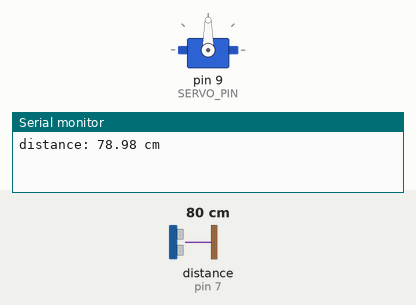
Recording of a sketch running on a simulated Arduino Uno, built with avr-gcc and run on an emulated ATmega328P. On the bench: servo, the last lines printed to the serial monitor. Wiring (inferred from the names in the program): ultrasonic range finder: trigger pin 6; echo pin 7. The inputs (shaded band) are chosen by the test bench; at power-on: distance to the obstacle (sensor on pin 7) 80 cm. The echo pulse lasts 58.3 µs per cm.

Above: at 5.8 s.
5.9 s: distance to the obstacle (sensor on pin 7) set to 53 cm
11.9 s: distance to the obstacle (sensor on pin 7) set to 48 cm
At 16.2 s:
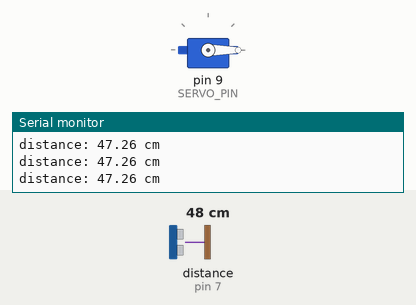
17.9 s: distance to the obstacle (sensor on pin 7) set to 60 cm
At 24.1 s:
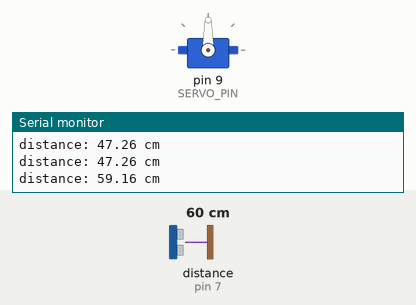
24.4 s: distance to the obstacle (sensor on pin 7) set to 18 cm
At 29.3 s:
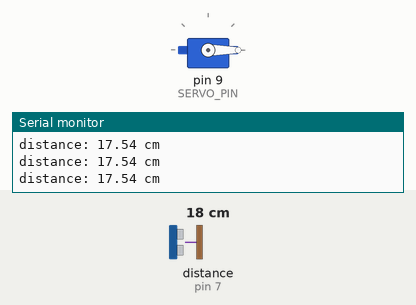
Timing chart, 0 to 30.8 s (numbered marks = the images above; inputs shaded):
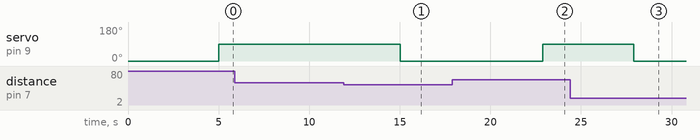

Measured:
- the behaviour switches between 51 and 50 cm on distance to the obstacle (sensor on pin 7) (found by bisection; images 0 and 1)
- after the input at 11.9 s, servo on pin 9 (SERVO_PIN): 90° → 0° after 3.1 s
- after the input at 17.9 s, servo on pin 9 (SERVO_PIN): 0° → 90° after 5.0 s
- after the input at 24.4 s, servo on pin 9 (SERVO_PIN): 90° → 0° after 3.5 s

The sketch:

servo_motor_and_ultrasonic_sensor.ino
```cpp
#include <Servo.h>

// constants won't change
const int TRIG_PIN  = 6;  // Arduino pin connected to Ultrasonic Sensor's TRIG pin
const int ECHO_PIN  = 7;  // Arduino pin connected to Ultrasonic Sensor's ECHO pin
const int SERVO_PIN = 9; // Arduino pin connected to Servo Motor's pin
const int DISTANCE_THRESHOLD = 50; // centimeters

Servo servo; // create servo object to control a servo

// variables will change:
float duration_us, distance_cm;

void setup() {
  Serial.begin (9600);       // initialize serial port
  pinMode(TRIG_PIN, OUTPUT); // set arduino pin to output mode
  pinMode(ECHO_PIN, INPUT);  // set arduino pin to input mode
  servo.attach(SERVO_PIN);   // attaches the servo on pin 9 to the servo object
  servo.write(0);
}

void loop() {
  // generate 10-microsecond pulse to TRIG pin
  digitalWrite(TRIG_PIN, HIGH);
  delayMicroseconds(10);
  digitalWrite(TRIG_PIN, LOW);

  // measure duration of pulse from ECHO pin
  duration_us = pulseIn(ECHO_PIN, HIGH);
  // calculate the distance
  distance_cm = 0.017 * duration_us;

  if(distance_cm < DISTANCE_THRESHOLD){
    servo.write(0);  // rotate servo motor to 0 degree
  }
  else{
    delay(5000);
    servo.write(90); // rotate servo motor to 90 degree

  }
  // print the value to Serial Monitor
  Serial.print("distance: ");
  Serial.print(distance_cm);
  Serial.println(" cm");


}
```
